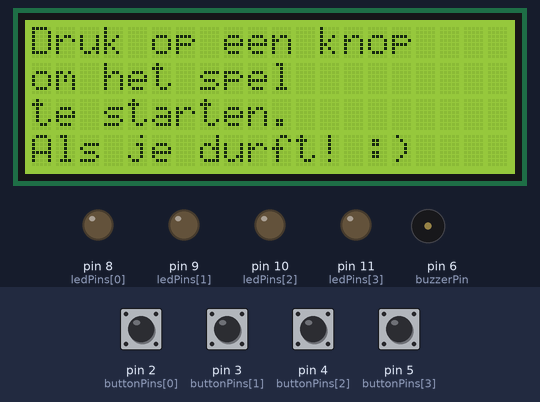
A sketch run on a simulated Arduino Uno, built with avr-gcc and run on an emulated ATmega328P. Shown: 20×4 character LCD, output pins drawn as LEDs (lit = HIGH), buzzer (waves = sounding). The inputs (shaded band) are chosen by the test bench; at power-on: pin 2 (buttonPins[0]), pin 3 (buttonPins[1]), pin 4 (buttonPins[2]), pin 5 (buttonPins[3]) HIGH. Random numbers use the default seed unless the sketch sets one.

Above: at 1.3 s.
1.4 s: pin 2 (buttonPins[0]) pulled LOW for 0.15 s
At 1.9 s:
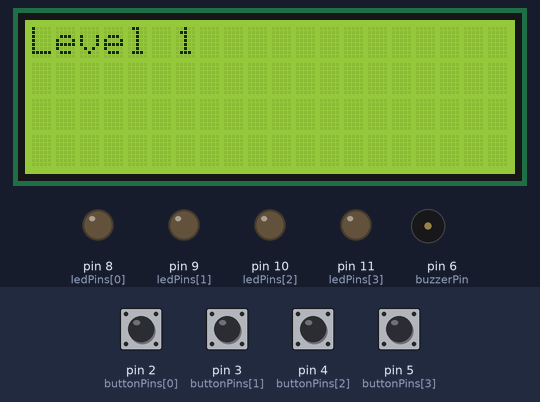
4.5 s: pin 3 (buttonPins[1]) pulled LOW for 0.15 s
At 6.1 s:
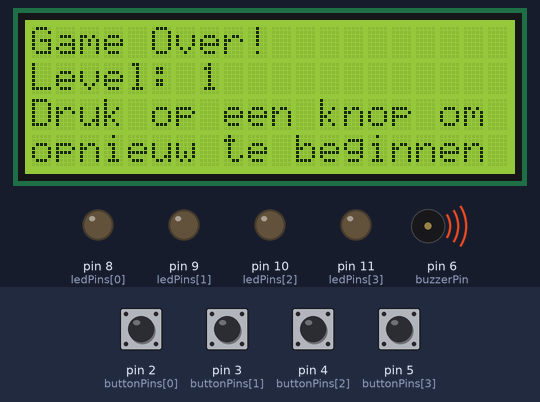
7.6 s: pin 4 (buttonPins[2]) pulled LOW for 0.15 s
At 9.6 s:
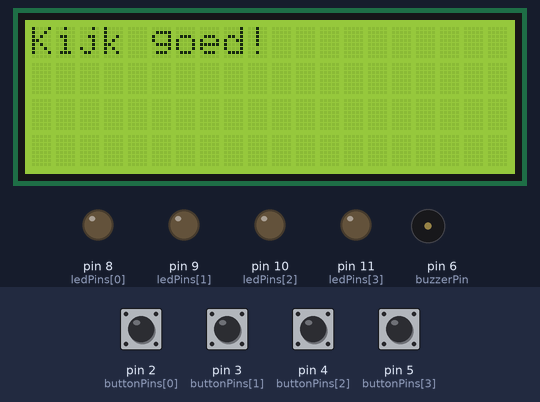
10.7 s: pin 5 (buttonPins[3]) pulled LOW for 0.15 s
At 12.3 s:
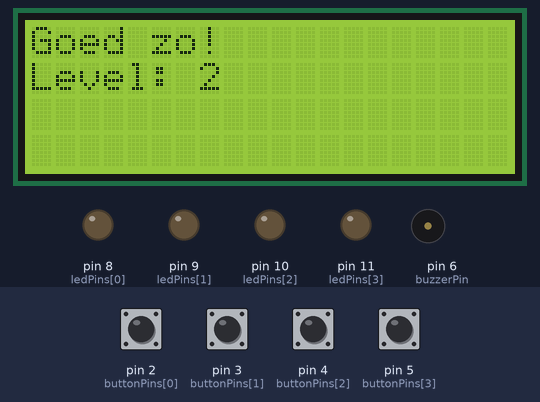
13.8 s: pin 2 (buttonPins[0]) driven LOW and pin 3 (buttonPins[1]) driven LOW
At 16.18 s:
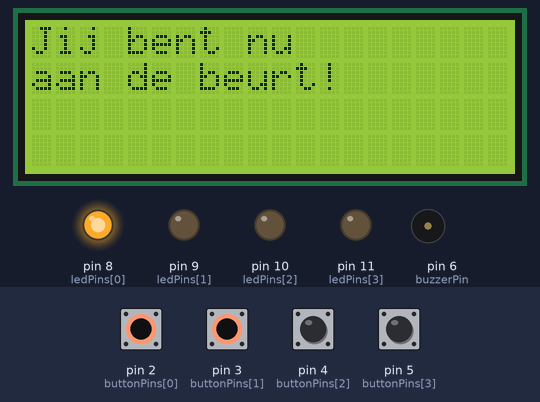
16.8 s: pin 3 (buttonPins[1]) driven HIGH
At 20.4 s:
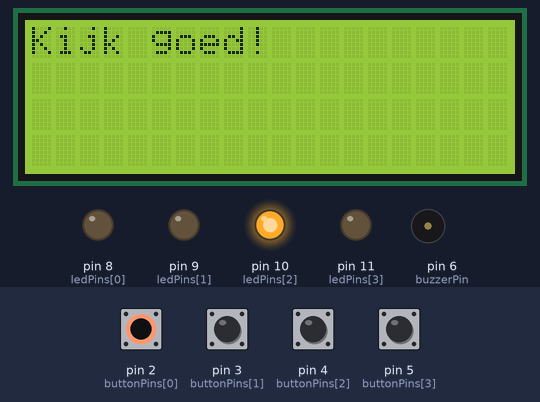
Timing chart, 0 to 20.8 s (numbered marks = the images above; inputs shaded):
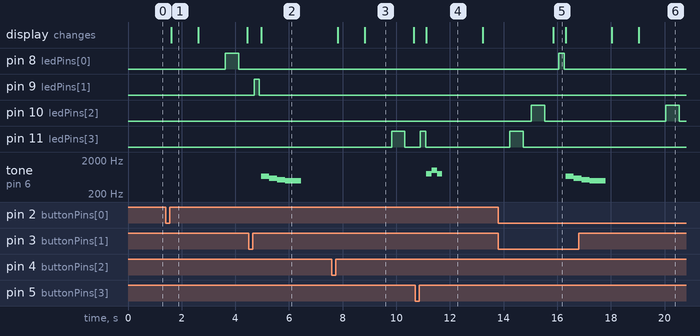

The sketch:

Simon_Geheugenspel.ino
```cpp
#include <Wire.h> // Importeert de Wire Library. Zorgt voor communicatie tussen arduino en I2C, zoals LCD
#include <LiquidCrystal_I2C.h>

LiquidCrystal_I2C lcd(0x27, 20, 4);

// Led pins
const int ledPins[4] = {8, 9, 10, 11};

// Button pins
const int buttonPins[4] = {2, 3, 4, 5};

// Buzzer
const int buzzerPin = 6;

int sequence[100]; // Array om de lampjes die branden op te slaan
int level = 0; // Welk level je bent
int userIndex = 0; // Om bij te houden hoeveel knoppen de speler heeft gedrukt
bool waitingForInput = false; // Of het de beurt is van de speler om op de knoppen te drukken


void setup() {
  randomSeed(analogRead(A0)); // Random seed, niks op aangesloten, om elke keer na uploaden een andere sequence te hebben

  lcd.init(); // Initiaseert het LCD, maakt het klaar voor gebruik
  lcd.backlight(); // Zet de achtergrondverlichting aan van de LCD
  pinMode(buzzerPin, OUTPUT);

  // Zet LED pins als OUTPUT
  for (int i = 0; i < 4; i++) {
    pinMode(ledPins[i], OUTPUT);
    pinMode(buttonPins[i], INPUT_PULLUP); // Buttons met pull-up
  }

  // Tekst om te beginnen
  lcd.setCursor(0, 0);
  lcd.print("Druk op een knop");
  lcd.setCursor(0, 1);
  lcd.print("om het spel");
  lcd.setCursor(0, 2);
  lcd.print("te starten.");
  lcd.setCursor(0, 3);
  lcd.print("Als je durft! :)");
}

void loop() {
  if (level == 0) {
    // Wachten op eerste druk voordat het spel begint
    for (int i = 0; i < 4; i++) {
      if (digitalRead(buttonPins[i]) == LOW) { // checken of button word ingedrukt (INPUT_PULLUP)
        delay(200);
        startGame();
      }
    }
  } else if (waitingForInput) {
    checkUserInput();
  }
}

void startGame() {
  level = 1;
  userIndex = 0;
  lcd.clear();
  lcd.setCursor(0, 0);
  lcd.print("Level 1");
  delay(1000);
  addToSequence();
  playSequence();
  waitingForInput = true;
  lcd.clear();
  lcd.setCursor(0, 0);
  lcd.print("Jij bent nu");
  lcd.setCursor(0, 1);
  lcd.print("aan de beurt!");
}

void addToSequence() {
  sequence[level - 1] = random(0, 4); // Voegt een random lampje toe
}

void playSequence() {
  lcd.clear();
  lcd.setCursor(0, 0);
  lcd.print("Kijk goed!");
  delay(1000);

  for (int i = 0; i < level; i++) {
    int led = sequence[i];
    digitalWrite(ledPins[led], HIGH);
    delay(500);
    digitalWrite(ledPins[led], LOW);
    delay(300);
  }
}

void checkUserInput() {
  for (int i = 0; i < 4; i++) {
    if (digitalRead(buttonPins[i]) == LOW) { // checken of button word ingedrukt (INPUT_PULLUP)
      delay(200);
      flashLED(i); // Als je de knop indruk, brand de LED

      if (i == sequence[userIndex]) {
        userIndex++;
        if (userIndex == level) {
          // Volgend level
          lcd.clear();
          lcd.setCursor(0, 0);
          lcd.print("Goed zo!");
          lcd.setCursor(0, 1);
          lcd.print("Level: " + String(level + 1));
          playSuccesSound(); // Hier maakt de buzzer het succes geluid
          delay(1500);
          level++; // Level omhoog
          userIndex = 0; // Reset de zetten weer op 0
          addToSequence();
          playSequence();
          lcd.clear();
          lcd.setCursor(0, 0);
          lcd.print("Jij bent nu");
          lcd.setCursor(0, 1);
          lcd.print("aan de beurt!");
        }
      } else {
        // Game over
        lcd.clear();
        lcd.setCursor(0, 0);
        lcd.print("Game Over!");
        lcd.setCursor(0, 1);
        lcd.print("Level: " + String(level));
        lcd.setCursor(0, 2);
        lcd.print("Druk op een knop om");
        lcd.setCursor(0, 3);
        lcd.print("opnieuw te beginnen");
        playGameOverSound(); // Hier maakt de buzzer het game over geluid geluid
        level = 0;

        // Sequence word leeggehaald, om niet dezelfde sequence te krijgen
        for (int i = 0; i < 100; i++) {
          sequence[i] = 0;
        }
      }
    }
  }
}

void flashLED(int ledIndex) {
  digitalWrite(ledPins[ledIndex], HIGH);
  delay(200);
  digitalWrite(ledPins[ledIndex], LOW);
}

void playGameOverSound() {
  tone(buzzerPin, 659); // 200Hz
  delay(300);
  tone(buzzerPin, 587); // 200Hz
  delay(300);
  tone(buzzerPin, 523); // 200Hz
  delay(300);
  tone(buzzerPin, 494); // 200Hz
  delay(600);
  noTone(buzzerPin);
}

void playSuccesSound() {
  tone(buzzerPin, 800);
  delay(200);
  tone(buzzerPin, 1000);
  delay(200);
  tone(buzzerPin, 800);
  delay(200);
  noTone(buzzerPin);
}
```

Measured:
- after the input at 1.4 s, pin 8 (ledPins[0]): LOW → HIGH after 2.2 s, → LOW 0.50 s later; the display: changes after 0.21 s (image 1)
- after the input at 4.5 s, pin 9 (ledPins[1]): LOW → HIGH after 0.20 s, → LOW 0.20 s later; tone on pin 6 (buzzerPin): plays 659 Hz for 0.30 s, 587 Hz for 0.30 s, 523 Hz for 0.30 s, 494 Hz for 0.60 s, starting after 0.46 s; the display: changes after 0.46 s (image 2)
- after the input at 7.6 s, pin 11 (ledPins[3]): LOW → HIGH after 2.2 s, → LOW 0.50 s later; the display: first changes after 0.21 s (image 3 shows a later state)
- after the input at 10.7 s, pin 11 (ledPins[3]): LOW → HIGH after 0.20 s, → LOW 0.20 s later; tone on pin 6 (buzzerPin): silent → 800 Hz after 0.42 s, → 1000 Hz 0.20 s later, → 800 Hz 0.20 s later, → silent 0.20 s later; the display: changes after 0.42 s (image 4)
- after the input at 13.8 s, pin 8 (ledPins[0]): LOW → HIGH after 2.3 s, → LOW 0.20 s later; tone on pin 6 (buzzerPin): silent → 659 Hz after 2.5 s, → 587 Hz 0.30 s later
- after the input at 16.8 s, pin 10 (ledPins[2]): LOW → HIGH after 3.2 s, → LOW 0.50 s later
- what the display in image 1 shows lasts 1.0 s, from 1.6 s to 2.6 s
